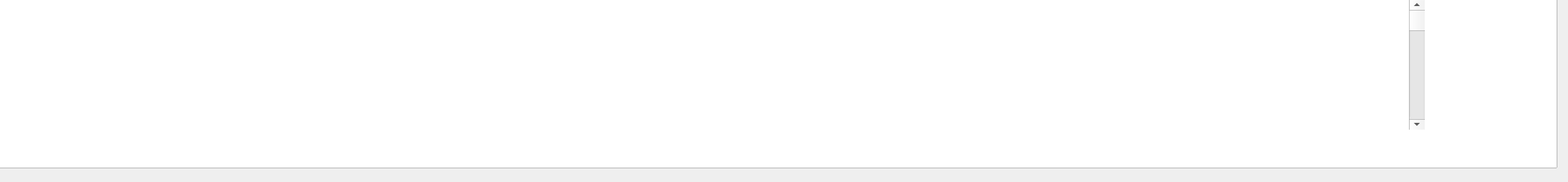
        <widget class="QWidget" name="tab_8">
         <attribute name="title">
          <string>Serial Monitor Display</string>
         </attribute>
         <widget class="QGraphicsView" name="graphicsView_2">
          <property name="geometry">
           <rect>
            <x>-5</x>
            <y>-9</y>
            <width>2061</width>
            <height>231</height>
           </rect>
          </property>
         </widget>
         <widget class="QScrollBar" name="verticalScrollBar_2">
          <property name="geometry">
           <rect>
            <x>1860</x>
            <y>0</y>
            <width>21</width>
            <height>171</height>
           </rect>
          </property>
          <property name="orientation">
           <enum>Qt::Vertical</enum>
          </property>
         </widget>
         <widget class="QLabel" name="label_54">
          <property name="geometry">
           <rect>
            <x>0</x>
            <y>0</y>
            <width>1861</width>
            <height>161</height>
           </rect>
          </property>
          <property name="sizePolicy">
           <sizepolicy hsizetype="Fixed" vsizetype="Fixed">
            <horstretch>0</horstretch>
            <verstretch>0</verstretch>
           </sizepolicy>
          </property>
          <property name="maximumSize">
           <size>
            <width>3000</width>
            <height>200</height>
           </size>
          </property>
          <property name="font">
           <font>
            <family>Verdana</family>
            <pointsize>14</pointsize>
            <weight>75</weight>
            <bold>true</bold>
           </font>
          </property>
          <property name="styleSheet">
           <string notr="true">image: url(:/GRAPH/ver.PNG);</string>
          </property>
          <property name="text">
           <string/>
          </property>
          <property name="pixmap">
           <pixmap resource="../Graph/graph.qrc">:/GRAPH/ver.PNG</pixmap>
          </property>
          <property name="scaledContents">
           <bool>true</bool>
          </property>
         </widget>
         <widget class="QLabel" name="label_55">
          <property name="geometry">
           <rect>
            <x>10</x>
            <y>10</y>
            <width>1861</width>
            <height>161</height>
           </rect>
          </property>
          <property name="sizePolicy">
           <sizepolicy hsizetype="Fixed" vsizetype="Fixed">
            <horstretch>0</horstretch>
            <verstretch>0</verstretch>
           </sizepolicy>
          </property>
          <property name="maximumSize">
           <size>
            <width>3000</width>
            <height>200</height>
           </size>
          </property>
          <property name="font">
           <font>
            <family>Verdana</family>
            <pointsize>14</pointsize>
            <weight>75</weight>
            <bold>true</bold>
           </font>
          </property>
          <property name="styleSheet">
           <string notr="true">image: url(:/GRAPH/ver.PNG);</string>
          </property>
          <property name="text">
           <string/>
          </property>
          <property name="pixmap">
           <pixmap resource="../Graph/graph.qrc">:/GRAPH/ver.PNG</pixmap>
          </property>
          <property name="scaledContents">
           <bool>true</bool>
          </property>
         </widget>
        </widget>
